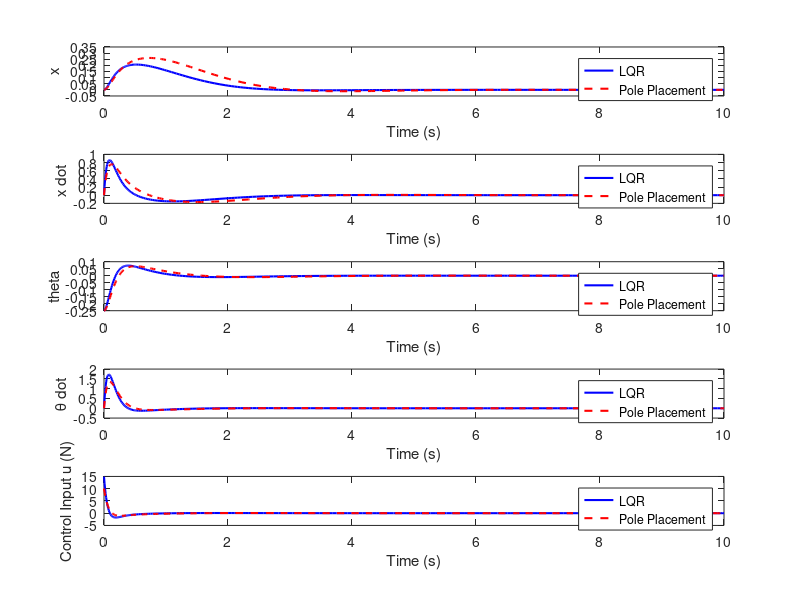

The MATLAB script that drew this image:
function cart_pendulum()
    create_controller();
end

function create_controller()
    % GET STATE SPACE MATRICES
    [A,B,C,D] = get_dynamics();

    % POLE PLACEMENT CONTROLLER
    desired_poles = [-10+1i, -10-1i, -1+1i, -1-1i];
    K_place = place(A, B, desired_poles);
    disp('Place gain K = ')
    disp(K_place)

    % LQR CONTROLLER
    Q = diag([10, 1, 100, 1]);
    R = 0.1;
    K_lqr = lqr(A,B,Q,R);
    eig_lqr = eig(A - B*K_lqr);
    disp('LQR gain K = ')
    disp(K_lqr)
    disp('LQR poles:')
    disp(eig_lqr)

    % SIMULATION SETTINGS
    tspan = [0 10];
    x0 = [0; 0; -0.25; 0]; 
    
    % LQR RESPONSE
    [t_lqr, x_lqr] = ode45(@(t,x) (A - B*K_lqr)*x, tspan, x0);
    u_lqr = -K_lqr*x_lqr';
    
    % PLACE RESPONSE
    [t_place, x_place] = ode45(@(t,x) (A - B*K_place)*x, tspan, x0);
    u_place = -K_place*x_place';

    % PLOTS
    figure;

    subplot(5,1,1)
    plot(t_lqr, x_lqr(:,1), 'b', 'LineWidth', 1.5)
    hold on
    plot(t_place, x_place(:,1), 'r--', 'LineWidth', 1.5)
    xlabel('Time (s)')
    ylabel('x')
    legend('LQR', 'Pole Placement')

    subplot(5,1,2)
    plot(t_lqr, x_lqr(:,2), 'b', 'LineWidth', 1.5)
    hold on
    plot(t_place, x_place(:,2), 'r--', 'LineWidth', 1.5)
    xlabel('Time (s)')
    ylabel('x dot ')
    legend('LQR', 'Pole Placement')

    subplot(5,1,3)
    plot(t_lqr, x_lqr(:,3), 'b', 'LineWidth', 1.5)
    hold on
    plot(t_place, x_place(:,3), 'r--', 'LineWidth', 1.5)
    xlabel('Time (s)')
    ylabel('theta')
    legend('LQR', 'Pole Placement')

    subplot(5,1,4)
    plot(t_lqr, x_lqr(:,4), 'b', 'LineWidth', 1.5)
    hold on
    plot(t_place, x_place(:,4), 'r--', 'LineWidth', 1.5)
    xlabel('Time (s)')
    ylabel('\theta dot')
    legend('LQR', 'Pole Placement')

    subplot(5,1,5)
    plot(t_lqr, u_lqr(1,:), 'b', 'LineWidth', 1.5)
    hold on
    plot(t_place, u_place(1,:), 'r--', 'LineWidth', 1.5)
    xlabel('Time (s)')
    ylabel('Control Input u (N)')
    legend('LQR', 'Pole Placement')
end

function [A,B,C,D] = get_dynamics()
% DEFINE PARAMETERS
M = .5;
m = 0.2;
b = 0.1;
I = 0.006;
g = 9.8;
l = 0.3;

p = I*(M+m)+M*m*l^2;

% BUILD STATE SPACE MODEL 
    A = [0      1              0           0;
         0 -(I+m*l^2)*b/p  (m^2*g*l^2)/p   0;
         0      0              0           1;
         0 -(m*l*b)/p       m*g*l*(M+m)/p  0];
    B = [     0;
         (I+m*l^2)/p;
              0;
            m*l/p];
    C = [1 0 0 0;
         0 0 1 0];
    D = [0;
         0];
end
